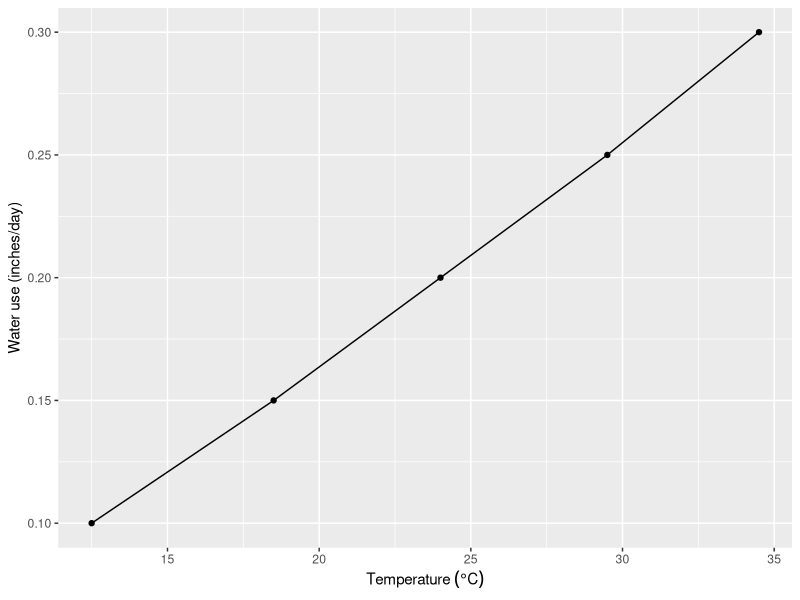

This figure's R source:
## ---- chunk 1
library(tidyverse)
# Here are some typical BD values:
tibble(
  texture_class = c(
    "sand",
    "loamy sand",
    "sandy loam",
    "loam",
    "sandy clay loam",
    "silty clay loam",
    "silty loam",
    "clay loam",
    "silty clay",
    "sandy clay",
    "clay"
  ),
  bd_g_cm3 = c(1.65, 1.6, 1.55, 1.5, 1.5, 1.5, 1.5, 1.45, 1.45, 1.4, 1.35)
)
## ---- chunk 2
fc <- 0.15
wp <- 0.10
bd <- 1.50  # From Henry (2003)
foot <- 12  # inches

vmc_fc <- fc*bd   # Volumetric water content at field capacity
vmc_wp <- wp*bd   # Volumetric water content at wilting point

paste("Volumetric water content at field capacity is ", 100*vmc_fc, "%", sep = "")
paste("Volumetric water content at field capacity is ", 100*vmc_wp, "%", sep = "")
## ---- chunk 3
# Use volumetric water content (VWC) at FC and WP to determine plant available water
h2o_avail_vv <- vmc_fc - vmc_wp # 7.75% by volume

paste("Plant available water is ", 100*h2o_avail_vv, "%", sep = "")
## ---- chunk 4
# Therefore, if we have a foot of soil at FC, the available water will be:
h2o_avail_in <- h2o_avail_vv*foot  # Not that Henry rounds through all his calcs. Result is 0.9 here (no rounding), 0.96 in the book.

paste("Available water in 1 foot of soil based on above calculations is ", round(h2o_avail_in,2), " inches", sep = "")
## ---- chunk 5
# Some approximations of available water content of select soil textures:
df_avail <- tibble(
  soil_texture = c("coarse - sandy loams","medium - loam, clay loam","fine - clay"),
  h2o_avail_at_fc_inches_per_ft = c(1.0,1.5,2.0)
)
df_avail
## ---- chunk 6
# Based on the above tibble, looking at a thicker section of soil, a sandy loam at FC to the 4' depth will have:
soil_thickness_ft <- 4
soil_type <- "loam"
avail_h2o <- df_avail$h2o_avail_at_fc_inches_per_ft[2]

avail_h2o_4ft <- soil_thickness_ft*avail_h2o

paste("Available water in 4 feet of loam soil is ", avail_h2o_4ft, " inches", sep = "")
## ---- chunk 7
# Effect of temperature on wheat yield
wy_df <- tibble(
  temperature_min_degC = c(10,16,21,27,32),
  temperature_max_degC = c(15,21,27,32,37),
  water_use_inches_per_day = seq(0.10,0.30,0.05)
) %>% 
  rowwise() %>% 
  mutate(temperature_mean_degC = mean(c(temperature_min_degC, temperature_max_degC)))

wy_df %>% 
  ggplot(aes(x = temperature_mean_degC, y = water_use_inches_per_day)) + geom_line() + geom_point() +
  labs(x = expression(Temperature~(degree*C)), y = "Water use (inches/day)")
## ---- chunk 8
# Tables 7.2 to 7.5 collated into a list
yield_wu_list <- list(
  min_wu =
    data.frame(
      soil_zone = rep(c("Brown","Dark Brown","Black","Thick Black, Grey Black, Grey"),each = 4),
      coef_descr = rep(c("minimum","wheat","barley","canola"), 4),
      coef = rep(c("a","b","b","b"), 4),
      rain_prob_75 = c(2.5,3,5,2,2.25,3.5,5.5,2.25,1.8,3.75,6.25,2.75,1.5,4,6.75,3.25),
      rain_prob_50 = c(2.5,3.5,5.25,2.25,2.25,4,6,2.5,1.8,4.25,6.75,3,1.5,4.5,7.25,3.5),
      rain_prob_25 = c(2.5,4,5.75,2.5,2.25,4.5,6.5,2.75,1.8,4.75,7,3.25,1.5,5,7,3.75)),
  cwrs_wheat_yield_wu = 
    data.frame(
      soil_zone = rep(c("Brown","Dark Brown","Black","Thick Black, Grey Black, Grey"),each = 4),
      coef_desc = rep(c("rain_inches","soil_water_2","soil_water_4","soil_water_6"), 4),
      prob_75 = c(3.8,10,16,22,4.7,16,23,30,5.5,21,29,36,6.3,27,35,43),
      prob_50 = c(5.3,17,24,31,6.2,24,32,40,7,30,39,48,7.8,37,46,55),
      prob_25 = c(6.8,25,33,41,7.7,34,43,52,8.5,41,51,60,9.3,49,59,69)),
  feed_barley_yield_wu = 
    data.frame(
      soil_zone = rep(c("Brown","Dark Brown","Black","Thick Black, Grey Black, Grey"),each = 4),
      coef_desc = rep(c("rain_inches","soil_water_2","soil_water_4","soil_water_6"), 4),
      prob_75 = c(3.8,17,27,37,4.7,24,35,46,5.5,36,48,61,6.3,46,59,73),
      prob_50 = c(5.3,25,36,46,6.2,36,48,60,7,49,62,76,7.8,60,75,89),
      prob_25 = c(6.8,36,48,59,7.7,48,61,74,8.5,61,75,89,9.3,74,89,104)),
  canola_yield_wu = 
    data.frame(
      soil_zone = rep(c("Brown","Dark Brown","Black","Thick Black, Grey Black, Grey"),each = 4),
      coef_desc = rep(c("rain_inches","soil_water_2","soil_water_4","soil_water_6"), 4),
      prob_75 = c(3.8,7,11,15,4.7,10,15,19,5.5,16,21,27,6.3,22,29,35),
      prob_50 = c(5.3,11,15,20,6.2,15,20,25,7,22,28,34,7.8,29,36,43),
      prob_25 = c(6.8,16,21,26,7.7,20,26,31,8.5,28,35,41,9.3,37,44,52))
  )

# Example 1: For wheat in the Dark Brown soil zone with average rain (50% probability) and 4 inches of available soil water:
rain1 <- yield_wu_list$cwrs_wheat_yield_wu$prob_50[yield_wu_list$cwrs_wheat_yield_wu$soil_zone == "Dark Brown"][1]
soil1 <- 4
a <- yield_wu_list$min_wu$rain_prob_50[yield_wu_list$min_wu$soil_zone == "Dark Brown" & yield_wu_list$min_wu$coef == "a"]
b <- yield_wu_list$min_wu$rain_prob_50[yield_wu_list$min_wu$soil_zone == "Dark Brown" & yield_wu_list$min_wu$coef_descr == "wheat"]

wu1 <- rain1 + soil1            # refer to table 7.3
wheat_yield1 <- (wu1 - a)*b    # refer to table 7.3

paste("Wheat yield in the Dark Brown Soil zone is estimated to be ", wheat_yield1, " bus/acre", sep = "")

# Example 2: Les Henry's Dundurn farm in 2000 - Dark Brown Soil zone
rain2 <- 10
soil2 <- 4
a <- yield_wu_list$min_wu$rain_prob_25[yield_wu_list$min_wu$soil_zone == "Dark Brown" & yield_wu_list$min_wu$coef == "a"]
b <- yield_wu_list$min_wu$rain_prob_25[yield_wu_list$min_wu$soil_zone == "Dark Brown" & yield_wu_list$min_wu$coef_descr == "wheat"]

wu2 <- rain2 + soil2            # refer to table 7.3
wheat_yield2 <- (wu2 - a)*b    # refer to table 7.3

paste("Wheat yield in the Dark Brown Soil zone is estimated to be ", wheat_yield2, " bus/acre", sep = "")
